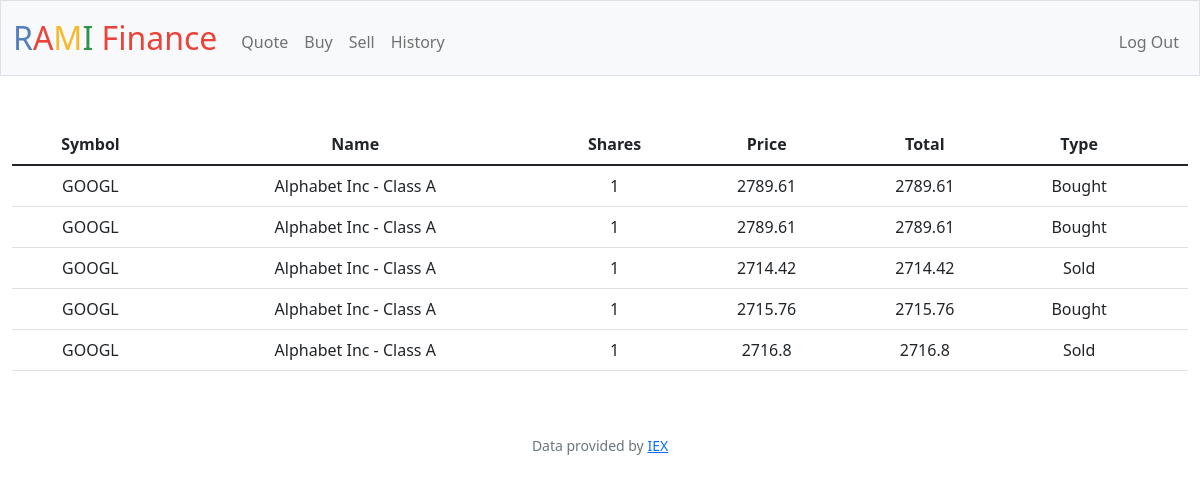
Screenshot of /history (signed in) with the database file from the repository.
### tables this page shows
CREATE TABLE history (id INTEGER PRIMARY KEY AUTOINCREMENT NOT NULL, user_id INTERGER, Symbol TEXT, Stock TEXT, Shares INTERGER, Price NUMERIC NOT NULL, Transacted TIMESTAMP DEFAULT CURRENT_TIMESTAMP NOT NULL, Total NUMERIC NOT NULL, type TEXT, state TEXT, FOREIGN KEY(user_id) REFERENCES users(id));

### app.py (the view)
@app.route("/history")
@login_required
def history():
    stocks = db.execute("select stock, symbol, price, type, total, ABS(shares) as totalshares from history where user_id = ?", session["user_id"])
    return render_template("history.html", stocks=stocks)

### app.py (called while the page is built)
@app.after_request
def after_request(response):
    response.headers["Cache-Control"] = "no-cache, no-store, must-revalidate"
    response.headers["Expires"] = 0
    response.headers["Pragma"] = "no-cache"
    return response

### helpers.py (called while the page is built)
def login_required(f):
    @wraps(f)
    def decorated_function(*args, **kwargs):
        if session.get("user_id") is None:
            return redirect("/login")
        return f(*args, **kwargs)
    return decorated_function

### templates/history.html (shortened to what this page needs)
{% extends "layout.html" %}
{% block main %}
    <table class="table table-hover">
        <thead>
            <tr>
                <th>Symbol</th>
                <th>Name</th>
                <th>Shares</th>
                <th>Price</th>
                <th>Total</th>
                <th>Type</th>
                <th></th>
            </tr>
        </thead>
        <tbody>
            {% for stock in stocks %}
                <tr>
                    <td>{{ stock["Symbol"] }}</td>
                    <td>{{ stock["Stock"] }}</td>
                    <td>{{ stock["totalshares"] }}</td>
                    <td>{{ stock["Price"] }}</td>
                    <td>{{ stock["Total"] }}</td>
                    <td>{{ stock["type"] }}</td>
                    <td>
                    </td>
                </tr>
            {% endfor %}
        </tbody>
    </table>
{% endblock %}

### templates/layout.html (shortened to what this page needs)
<!DOCTYPE html>
<html lang="en">
    <head>
        <link href="https://cdn.jsdelivr.net/npm/bootstrap@5.1.3/dist/css/bootstrap.min.css" rel="stylesheet">
        <link href="/static/styles.css" rel="stylesheet">
    </head>
    <body>
        <nav class="bg-light border navbar navbar-expand-md navbar-light">
            <div class="container-fluid">
                <a class="navbar-brand" href="/"><span class="blue">R</span><span class="red">A</span><span class="yellow">M</span><span class="green">I</span> <span class="red">Finance</span></a>
                <div class="collapse navbar-collapse" id="navbar">
                    {% if session["user_id"] %}
                        <ul class="navbar-nav me-auto mt-2">
                            <li class="nav-item"><a class="nav-link" href="/quote">Quote</a></li>
                            <li class="nav-item"><a class="nav-link" href="/buy">Buy</a></li>
                            <li class="nav-item"><a class="nav-link" href="/sell">Sell</a></li>
                            <li class="nav-item"><a class="nav-link" href="/history">History</a></li>
                        </ul>
                        <ul class="navbar-nav ms-auto mt-2">
                            <li class="nav-item"><a class="nav-link" href="/logout">Log Out</a></li>
                        </ul>
                    {% else %}
                        <ul class="navbar-nav ms-auto mt-2">
                            <li class="nav-item"><a class="nav-link" href="/register">Register</a></li>
                            <li class="nav-item"><a class="nav-link" href="/login">Log In</a></li>
                        </ul>
                    {% endif %}
                </div>
            </div>
        </nav>
        <main class="container-fluid py-5 text-center">
            {% block main %}{% endblock %}
        </main>
        <footer class="mb-5 small text-center text-muted">
            Data provided by <a href="https://iexcloud.io/">IEX</a>
        </footer>
    </body>
</html>

### static/styles.css (style rules this page uses)
nav .navbar-brand { font-size: xx-large; }
nav .navbar-brand .blue { color: #537fbe; }
nav .navbar-brand .red { color: #ea433b; }
nav .navbar-brand .yellow { color: #f5b82e; }
nav .navbar-brand .green { color: #2e944b; }

### rows the page displays
history: Symbol "GOOGL", Stock "Alphabet Inc - Class A", totalshares "1", Price "2789.61", Total "2789.61", type "Bought"
history: Symbol "GOOGL", Stock "Alphabet Inc - Class A", totalshares "1", Price "2789.61", Total "2789.61", type "Bought"
history: Symbol "GOOGL", Stock "Alphabet Inc - Class A", totalshares "1", Price "2714.42", Total "2714.42", type "Sold"
history: Symbol "GOOGL", Stock "Alphabet Inc - Class A", totalshares "1", Price "2715.76", Total "2715.76", type "Bought"
history: Symbol "GOOGL", Stock "Alphabet Inc - Class A", totalshares "1", Price "2716.8", Total "2716.8", type "Sold"
